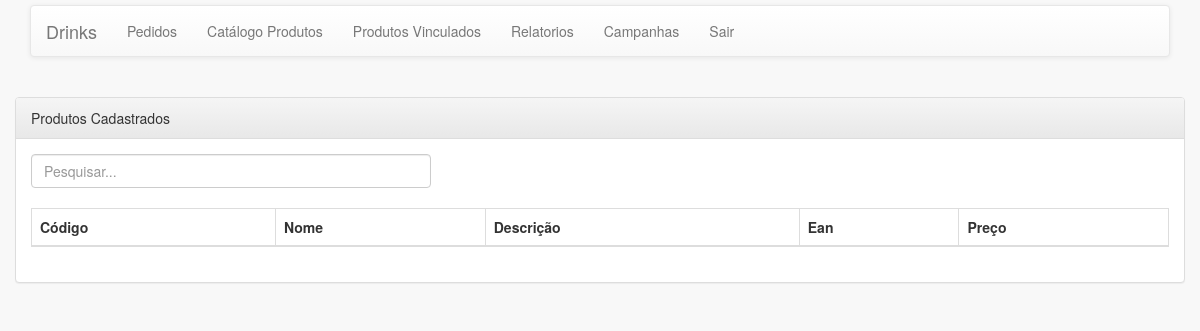
Before: /pages/produto/listaProdutoVinculados.php?codEstabelecimento=5 with the older database file.
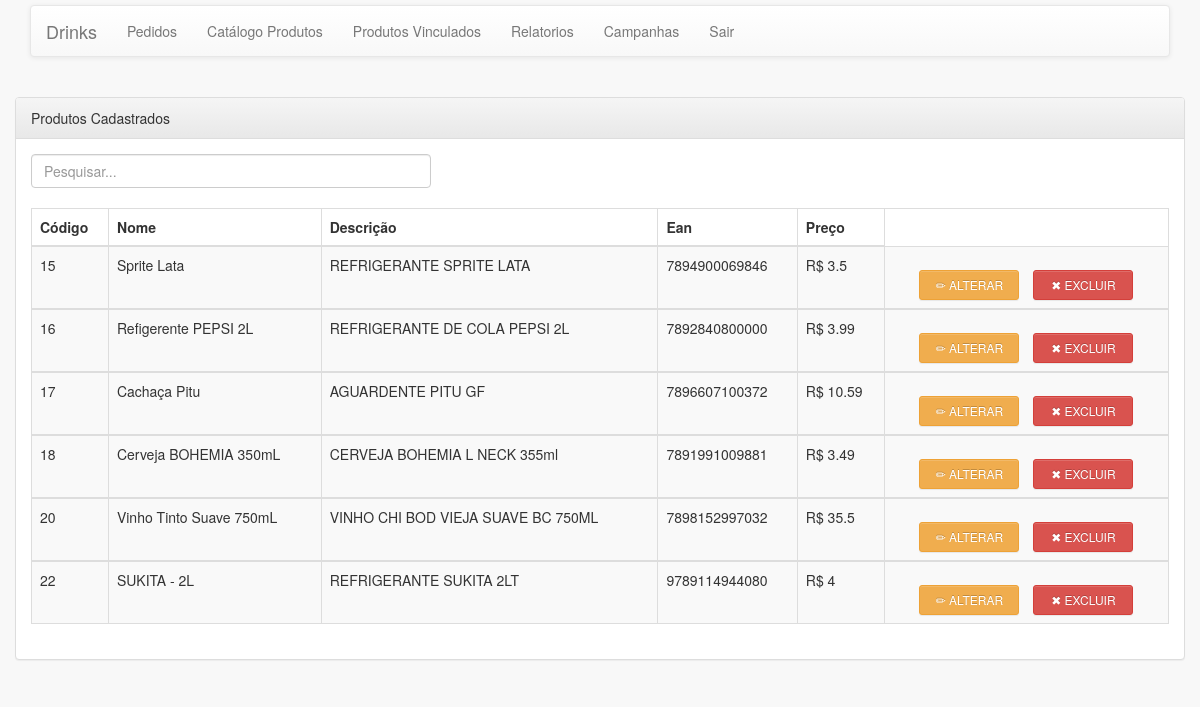
After: the same page with the newer database file.
### tables this page shows
CREATE TABLE `produto_estab` (
`codProduto` int(11) NOT NULL,
`codEstabelecimento` int(11) NOT NULL,
`ean` varchar(15) NOT NULL,
`preco` double NOT NULL
);

CREATE TABLE `produto` (
  `codProduto` int(11) NOT NULL,
  `ean` varchar(15) NOT NULL,
  `descricao` varchar(400) NOT NULL,
  `nome` varchar(150) NOT NULL,
  `bandeiraCartao` varchar(15) NOT NULL,
  `ref_img` varchar(150) DEFAULT NULL
);

### resources/functions/DB_Functions.php (called while the page is built, shortened)
<?php
function listarProdutoEstabelecimento($codEst = null)
{
    $found = null;
    try {
        $database = open_database();
       $sql = "SELECT p.codProduto, p.nome, p.descricao, p.ean, pe.preco
               FROM `produto_estab` as pe
               INNER JOIN produto as p on
               (p.codProduto = pe.codProduto)
               INNER JOIN estabelecimento as e on
               (e.codEstabelecimento = pe.codEstabelecimento)
               WHERE e.codEstabelecimento = ".$codEst." ORDER BY p.codProduto ASC;";
        $result = $database->query($sql);
        if ($result->num_rows > 0) {
            $found = $result->fetch_all(MYSQLI_ASSOC);
        }
    } catch (Exception $e) {
        $_SESSION['message'] = $e->GetMessage();
        $_SESSION['type'] = 'danger';
    }
    return $found;
}

### pages/produto/listaProdutoVinculados.php (the view, shortened to what this page needs)
<?php
require_once ('../include/header.php');
require_once ('../menu/menu.php');
$codEstabelecimento = null;
if (isset($_GET['codEstabelecimento']) && empty($_GET['codEstabelecimento']) == false) {
    $codEstabelecimento = $_GET['codEstabelecimento'];
} else {
    $codEstabelecimento = $_SESSION['codEstabelecimento'];
}
$dados = listarProdutoEstabelecimento($codEstabelecimento);
?>
<!DOCTYPE html>
<html lang="pt-br">
<head>
</head>
<body>
	<div class="container">
		<header>
			<div class="row">
				<div class="col-sm-6">
				</div>
			</div>
		</header>
		<div class="row">
			<div class="panel panel-default">
				<div class="panel-heading">Produtos Cadastrados</div>
				<div class="panel-body">
					<input class="form-control" id="myInput" type="text"
						placeholder="Pesquisar..." style="width: 400px;"> <br>
					<table border="1" class="table table-bordered table-striped">
						<thead class="blue-grey lighten-4">
							<tr>
                                                            <th>Código</th>
                                                            <th>Nome</th>
                                                            <th>Descrição</th>
                                                            <th>Ean</th>
                                                            <th>Preço</th>
							</tr>
						</thead>
            	<?php
            	if(count($dados) > 0){
            	        foreach ($dados as $produto){
                ?>
                    <tbody id="myTable">
    					<tr>
                            <td><?php echo $produto['codProduto']; ?></td>
                            <td><?php echo $produto['nome']; ?></td>
                            <td><?php echo $produto['descricao']; ?></td>
                            <td><?php echo $produto['ean']; ?></td>
                            <td><?php echo "R$ ".$produto['preco']; ?></td>
                            <td align="center">
                                <a title="Alterar" href="editar_produto.php?codProduto=
                                <?php echo  $produto['codProduto']?>"
				class="btn btn-sm btn-warning">&#9999; Alterar</a>
                            <a title="Excluir" id="btn-excluir" href="deletar.php?codProduto= <?php echo $produto['codProduto']?>"
                               class="btn btn-sm btn-danger tooltipBtn"> &#10006; Excluir</a>
                            </td>
    					</tr>
                    </tbody>
            	<?php }
                    }?>
            		</table>
				</div>
			</div>
		</div>
	</div>
</body>
</html>

### pages/include/header.php (shortened to what this page needs)
<?php
require_once ('../../resources/functions/DB_Functions.php');
?>
<!DOCTYPE html>
<html>
    <head>
        <link href="../../bootstrap-3.3.7/css/bootstrap.min.css" rel="stylesheet">
        <link href="../../bootstrap-3.3.7/css/bootstrap-theme.min.css" rel="stylesheet">
		<link href="../../bootstrap-3.3.7/css/estilo.css" rel="stylesheet" />
        <link type="text/css" rel="stylesheet" href="../../bootstrap-3.3.7/css/ui.css?ln=css" />
        <link type="text/css" rel="stylesheet" href="../../bootstrap-3.3.7/css/messages.css?ln=css" />
        <link type="text/css" rel="stylesheet" href="../../bootstrap-3.3.7/css/bootstrap.css?ln=css" />
        <link type="text/css" rel="stylesheet" href="../../bootstrap-3.3.7/css/sb-admin.css?ln=css" />
    </head>
</html>

### pages/menu/menu.php (shortened to what this page needs)
<div class="container">
	<nav class="navbar navbar-default">
		<div class="container-fluid">
			<div class="navbar-header">
				<a class="navbar-brand" >Drinks</a>
			</div>
			<div id="navbar" class="navbar-collapse collapse">
				<ul class="nav navbar-nav">
    					<?php if(!empty($_SESSION['administrador']) && $_SESSION['administrador'] == 1){?>
    					    <li><a href="../estabelecimento/lista.php">Estabelecimentos</a></li>
    						<li><a href="../cliente/lista.php">Clientes</a></li>
                                                <li><a href="../produto/lista.php">Produtos</a></li>
                                                <li><a href="../pedido/listarPedido.php">Pedidos</a></li>
                                                <li><a href="../estabelecimento/relatorios.php">Relatorios</a></li>
                                                <li><a href="../campanhas/campanhas.php">Campanhas</a></li>
                                                <li><a href="../login/login.php">Sair</a></li>
    					<?php }else {?>
                                                <li><a href="../pedido/listarPedido.php">Pedidos</a></li>
                                                <li><a href="../produto/listaProdutoEstabelecimento.php">Catálogo Produtos</a></li>
                                                <li><a href="../produto/listaProdutoVinculados.php">Produtos Vinculados</a></li>
                                                <li><a href="../estabelecimento/relatorios.php">Relatorios</a></li>
                                                <li><a href="../campanhas/campanhas.php">Campanhas</a></li>
                                                <li><a href="../login/login.php">Sair</a></li>
    					<?php }?>
				</ul>
			</div>
		</div>
	</nav>
</div>

Changed rows visible on the page:
added produto_estab: codProduto.codProduto "15", codProduto.nome "Sprite Lata", codProduto.descricao "REFRIGERANTE SPRITE LATA", codProduto.ean "7894900069846", preco "3.5"
added produto_estab: codProduto.codProduto "16", codProduto.nome "Refigerente PEPSI 2L", codProduto.descricao "REFRIGERANTE DE COLA PEPSI 2L", codProduto.ean "7892840800000", preco "3.99"
added produto_estab: codProduto.codProduto "17", codProduto.nome "Cachaça Pitu", codProduto.descricao "AGUARDENTE PITU GF", codProduto.ean "7896607100372", preco "10.59"
added produto_estab: codProduto.codProduto "18", codProduto.nome "Cerveja BOHEMIA 350mL", codProduto.descricao "CERVEJA BOHEMIA L NECK 355ml", codProduto.ean "7891991009881", preco "3.49"
added produto_estab: codProduto.codProduto "20", codProduto.nome "Vinho Tinto Suave 750mL", codProduto.descricao "VINHO CHI BOD VIEJA SUAVE BC 750ML", codProduto.ean "7898152997032", preco "35.5"
added produto_estab: codProduto.codProduto "22", codProduto.nome "SUKITA - 2L", codProduto.descricao "REFRIGERANTE SUKITA 2LT", codProduto.ean "9789114944080", preco "4"
